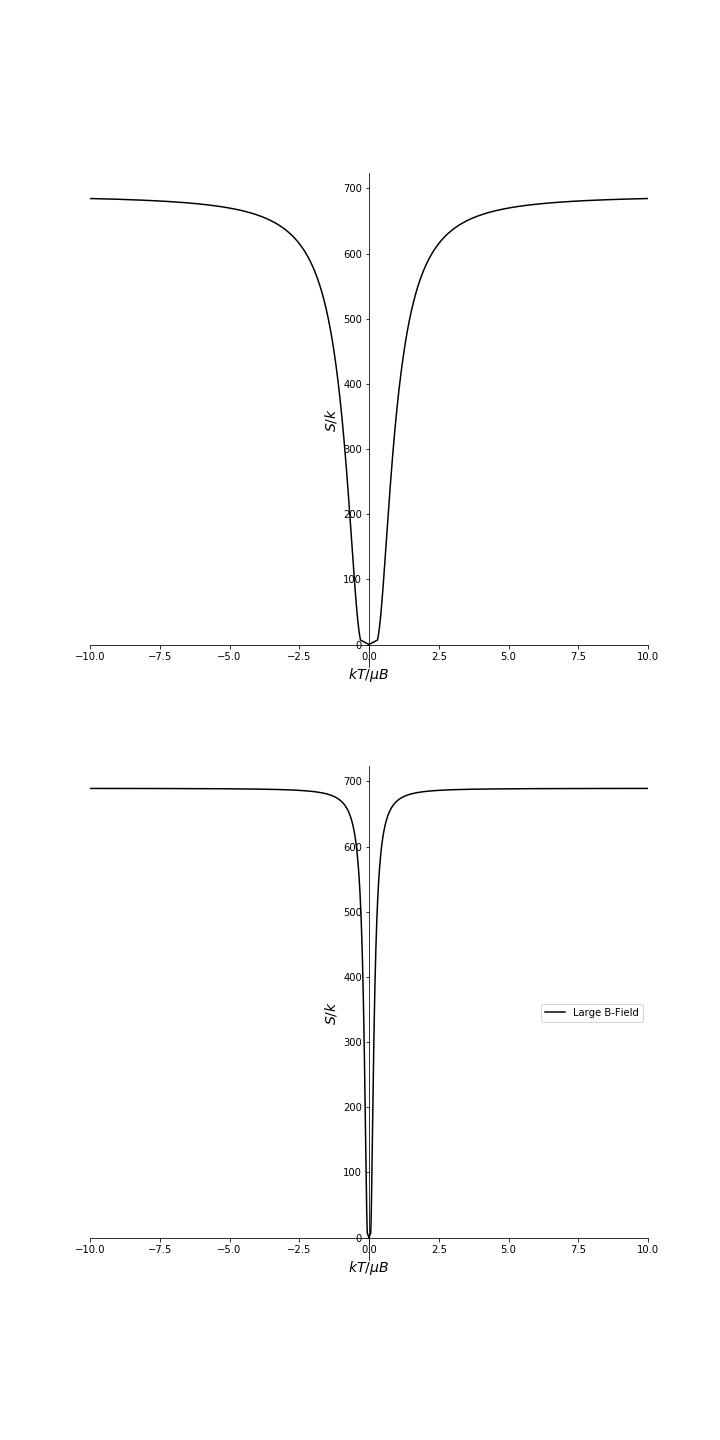

Reproduce this figure in Python.
# -*- coding: utf-8 -*-
"""
Created on Mon Apr  1 16:47:00 2019

@author: maxhu
"""

# -*- coding: utf-8 -*-
"""
Created on Wed Mar 27 20:04:42 2019

@author: maxhu
"""
#=========================================================#
import numpy as np
import matplotlib.pyplot as plt
import ThermalDataAcquisition as DtA
#=========================================================#
#plt.style.use('seaborn')
#=========================================================#
n = 1000
tot = 1001
#=========================================================#
N_u = np.linspace(n,0,tot)
N = np.arange(0,tot,1)
U_uB = np.arange(-n,tot,2)
m_Nu = np.linspace(-1,1,tot)
#=========================================================#
du = []
ds = []
dt = []

t = []
c = []
#=========================================================#      
sigma = np.array(DtA.mult(n,N_u))
s_k = DtA.sk(sigma)
DtA.centered_difference(s_k,ds)
#=========================================================#    
for i in range(0,n):
    if i == 0:
        du.append(0)
    if i == n-1:
        du.append(0)
        break
    du.append(4)
#=========================================================#
d_U = np.array(du)
d_S = np.array(ds)
#=========================================================#
for i in range(len(d_S)):
    t.append(d_U[i]/(d_S[i]))

T = np.array(t)

DtA.centered_difference(T,dt)

d_T = np.array(dt)

for i in range(len(d_T)):
    c.append(d_U[i]/(n * d_T[i]))

C = np.array(c)
#=========================================================#
fig = plt.figure(figsize=(10,20))
ax = fig.add_subplot(2, 1, 1)
ax.spines['left'].set_position('center')
ax.spines['bottom'].set_position('zero')

# Eliminate upper and right axes
ax.spines['right'].set_color('none')
ax.spines['top'].set_color('none')
ax.set_xlim(-10,10)

# Show ticks in the left and lower axes only
ax.xaxis.set_ticks_position('bottom')
ax.yaxis.set_ticks_position('left')
plt.plot(T,s_k, 'black')
plt.xlabel('$kT/{\mu}B$', fontsize=14)
plt.ylabel('$S/k$', fontsize=14)
#=========================================================#
t = []

for i in range(len(d_S)):
    t.append(d_U[i]/(5*d_S[i]))

T = np.array(t)
ax_2 = fig.add_subplot(2, 1, 2)
ax_2.spines['left'].set_position('center')
ax_2.spines['bottom'].set_position('zero')

# Eliminate upper and right axes
ax_2.spines['right'].set_color('none')
ax_2.spines['top'].set_color('none')
ax_2.set_xlim(-10,10)
# Show ticks in the left and lower axes only
ax_2.xaxis.set_ticks_position('bottom')
ax_2.yaxis.set_ticks_position('left')
ax_2.plot(T,s_k, 'black', label = 'Large B-Field')
ax_2.set_xlabel('$kT/{\mu}B$',fontsize=14)
ax_2.set_ylabel('$S/k$', fontsize=14)
ax_2.legend(loc='right')

plt.savefig('HW20Q4.png')
#=========================================================#



